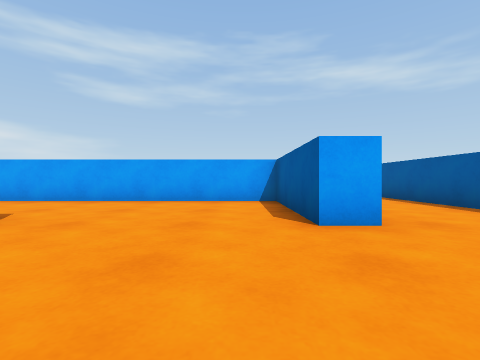
[1] (above)

22 first-person views from a walk through a Unity game level. The camera is 0.51 m above the floor, looks level and sees 85° across. The floor is counted in squares, 1 m on a side. Each view is taken from the middle of a square. On the plan, view 1 faces up. The plan holds only what a view shows up to about 9 squares ahead; the rest is blank. The player is left out.

[2]
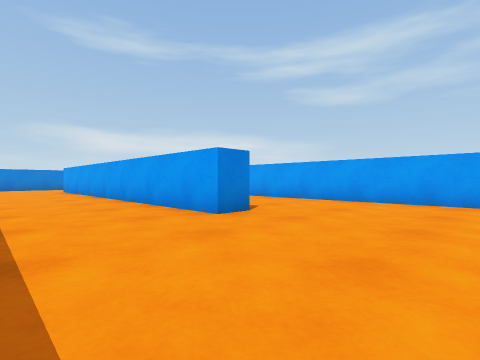

[3]
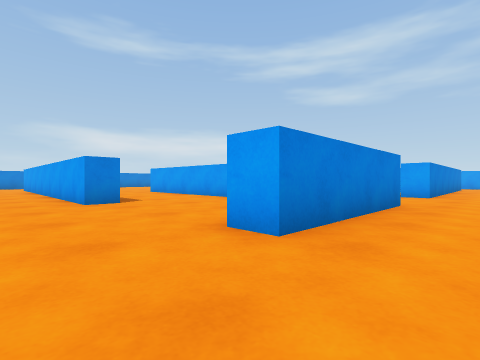

[4]
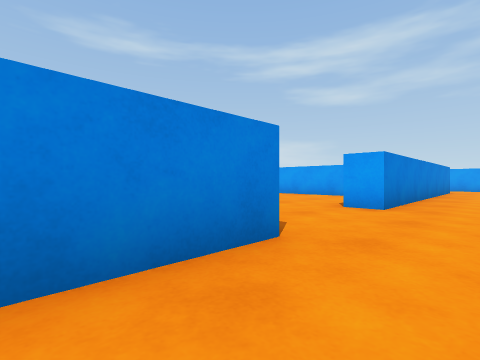

[5]
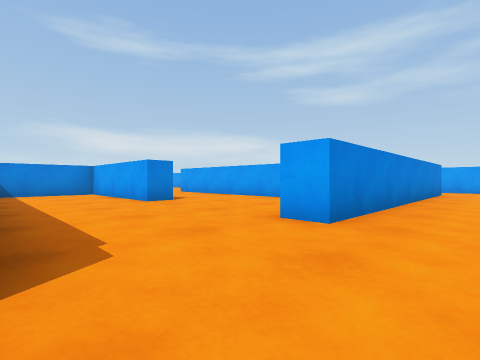

[6]
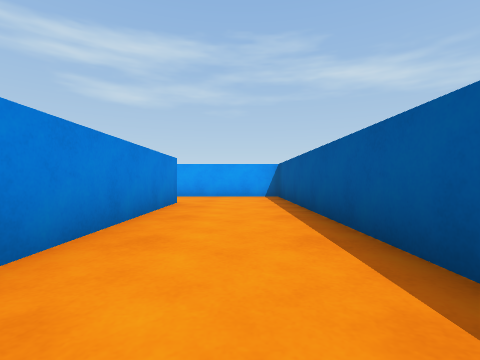

[7]
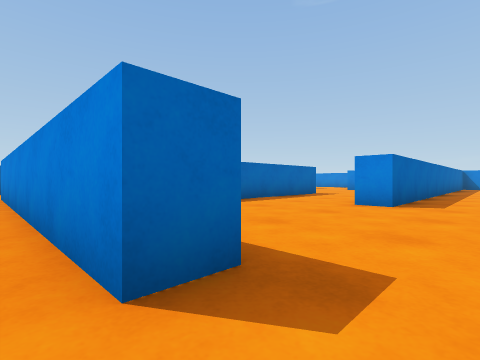

[8]
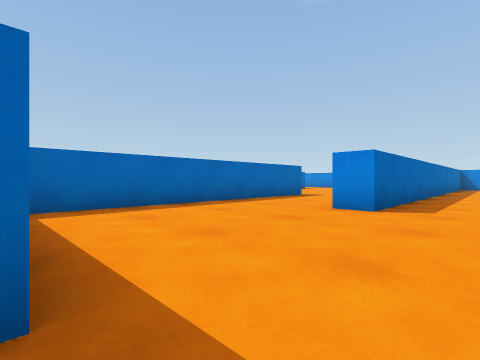

[9]
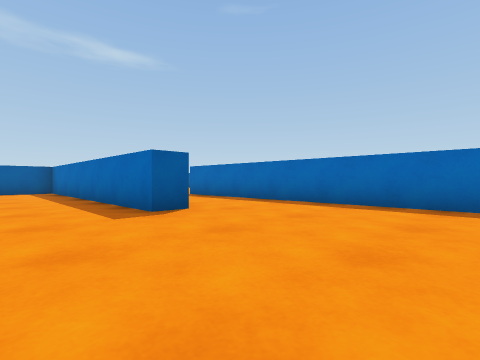

[10]
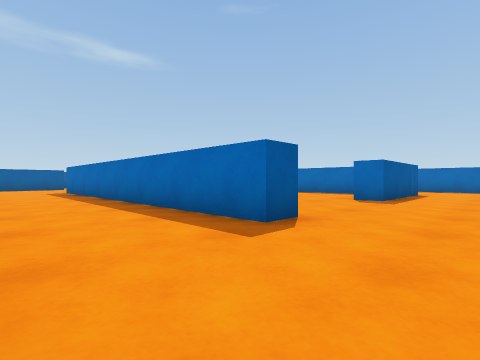

[11]
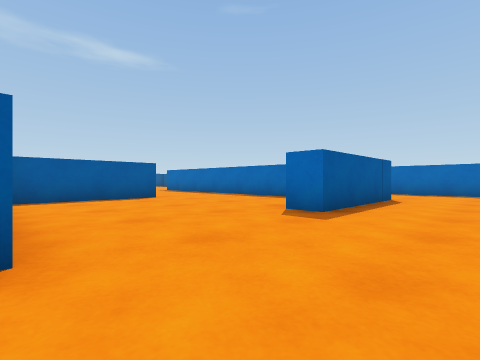

[12]
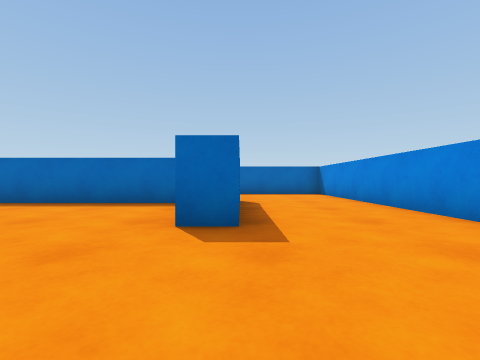

[13]
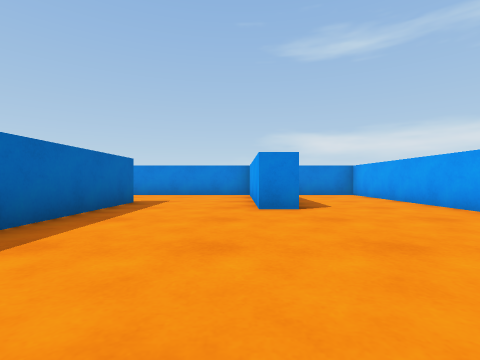

[14]
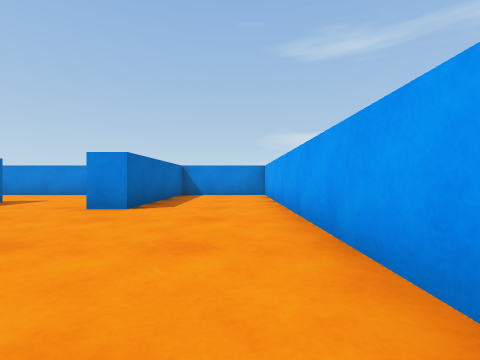

[15]
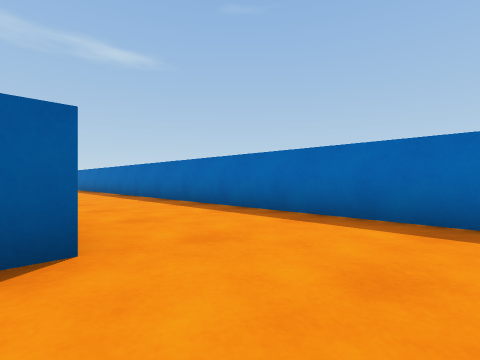

[16]
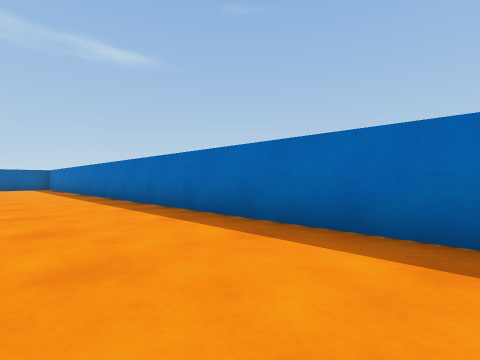

[17]
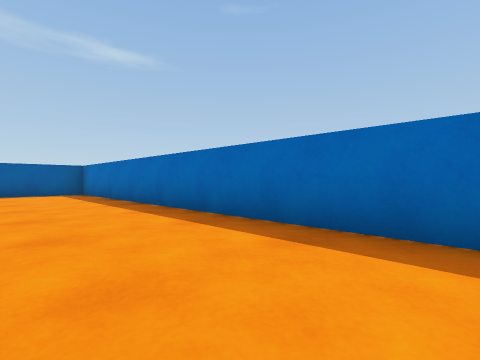

[18]
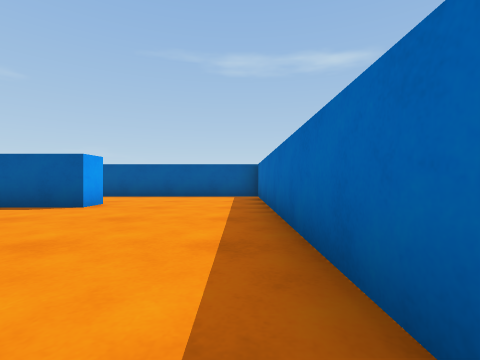

[19]
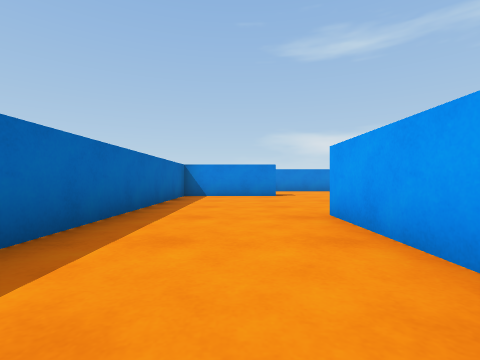

[20]
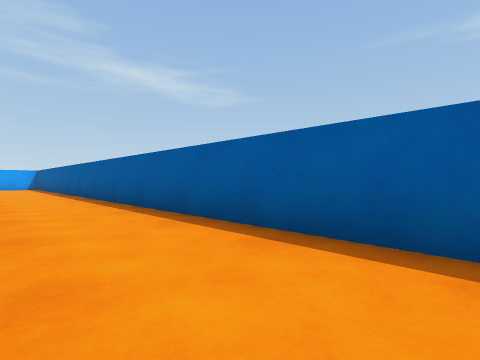

[21]
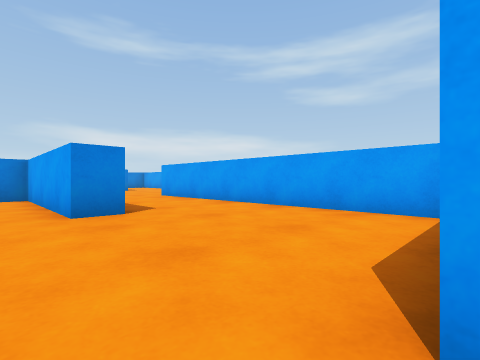

[22]
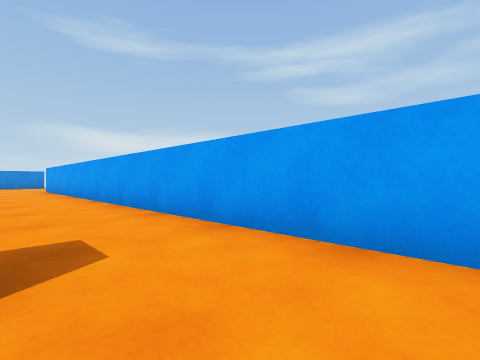

### Floor plan
Ten units are one square. View 1 is at (0, 0); x grows to the right and y downward. Boxes are objects, and circles mark ways between rooms. Rooms are numbered by the first view taken in them; rooms with no view inside come last. Other rooms are left out.
<svg viewBox="-164 -205 211 216">
<path fill="none" stroke="#000" d="M-30 -32 -30 -25 -101 -25M16 -70 16 -29 9 -29 9 -63 -78 -63 -78 -95M-130 -25 -130 -61 -123 -61 -123 -32 -59 -32M-159 -59 -159 0M-149 6 42 6 42 -200 15 -200M-159 -94 -159 -79M16 -179 16 -99M9 -179 16 -179M-35 -176 -35 -168M-35 -140 5 -140M15 -200 -24 -200M-30 -106 -30 -99 -71 -99 -71 -74M-79 -169 -159 -169 -159 -140 -116 -140 -116 -133 -155 -133M-130 -98 -130 -106 -36 -106M5 -133 -70 -133 -70 -140 -35 -140M16 -99 9 -99M-159 -134 -159 -94"/>
<circle cx="10" cy="-185" r="3" fill="#2a7"/>
<circle cx="-145" cy="-100" r="3" fill="#2a7"/>
<circle cx="10" cy="-85" r="3" fill="#2a7"/>
<circle cx="-30" cy="-155" r="3" fill="#2a7"/>
<text x="-50" y="-50">1</text>
<text x="-10" y="-170">2</text>
<text x="-70" y="-120">3</text>
</svg>
Room 1 opens to room 2. Room 1 opens to room 3. Room 2 opens to room 3.

Where each view was taken, in squares from view 1:
view 1: 0 up, 0 right, facing up
view 2: 0 up, 0 right, facing up-left
view 3: 1 up, 3 right, facing up-left
view 4: 5 up, 3 right, facing up-left
view 5: 7 up, 3 right, facing up-left
view 6: 12 up, 3 right, facing up
view 7: 19 up, 2 right, facing down-left
view 8: 19 up, 1 right, facing down-left
view 9: 16 up, 11 left, facing down-right
view 10: 13 up, 15 left, facing down-right
view 11: 10 up, 15 left, facing down-right
view 12: 9 up, 13 left, facing down
view 13: 13 up, 7 left, facing left
view 14: 16 up, 7 left, facing left
view 15: 3 up, 15 left, facing down-right
view 16: 2 up, 12 left, facing down-right
view 17: 2 up, 6 left, facing down-right
view 18: 0 up, 4 left, facing right
view 19: 5 up, 4 left, facing left
view 20: 3 up, 2 right, facing up-right
view 21: 9 up, 1 right, facing up-left
view 22: 18 up, 3 right, facing up-left
